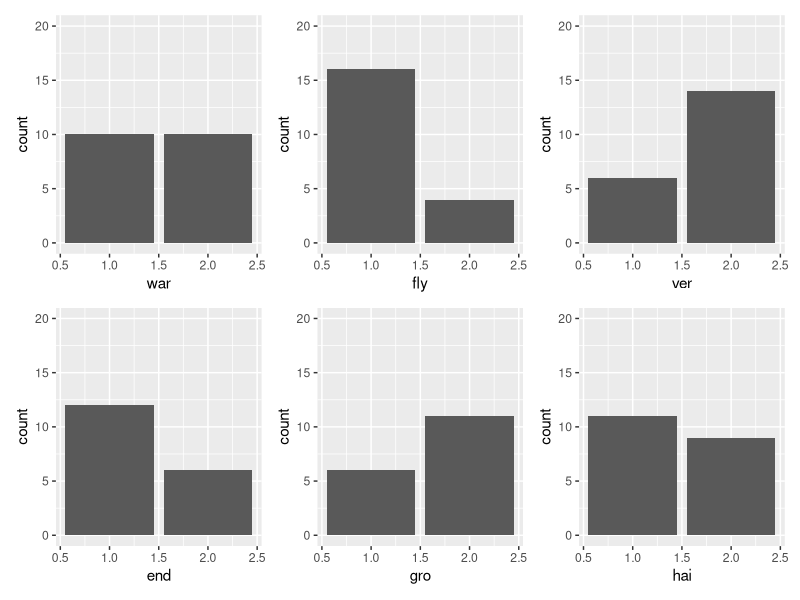

Source code (R):
## ---- chunk 1
knitr::opts_chunk$set(echo = TRUE)
## ---- chunk 2
library(readr)
library(dslabs)
library(dplyr)
library(knitr)
library(ggplot2)
library(tibble)
library(cluster)
library(patchwork)
## ---- chunk 3
data(animals)
str(animals)
## ---- chunk 4
a<-ggplot(animals,aes(war)) + geom_bar() + scale_y_continuous(limits = c(0, 20))
b<-ggplot(animals,aes(fly)) + geom_bar() + scale_y_continuous(limits = c(0, 20))
c<-ggplot(animals,aes(ver)) + geom_bar() + scale_y_continuous(limits = c(0, 20))
d<-ggplot(animals,aes(end)) + geom_bar() + scale_y_continuous(limits = c(0, 20))
e<-ggplot(animals,aes(gro)) + geom_bar() + scale_y_continuous(limits = c(0, 20))
f<-ggplot(animals,aes(hai)) + geom_bar() + scale_y_continuous(limits = c(0, 20))

a+b+c+d+e+f
## ---- chunk 5
cor.test(animals$war, animals$end, use = "complete.obs")
## ---- chunk 6
cor.test(animals$gro, animals$end, use = "complete.obs")
